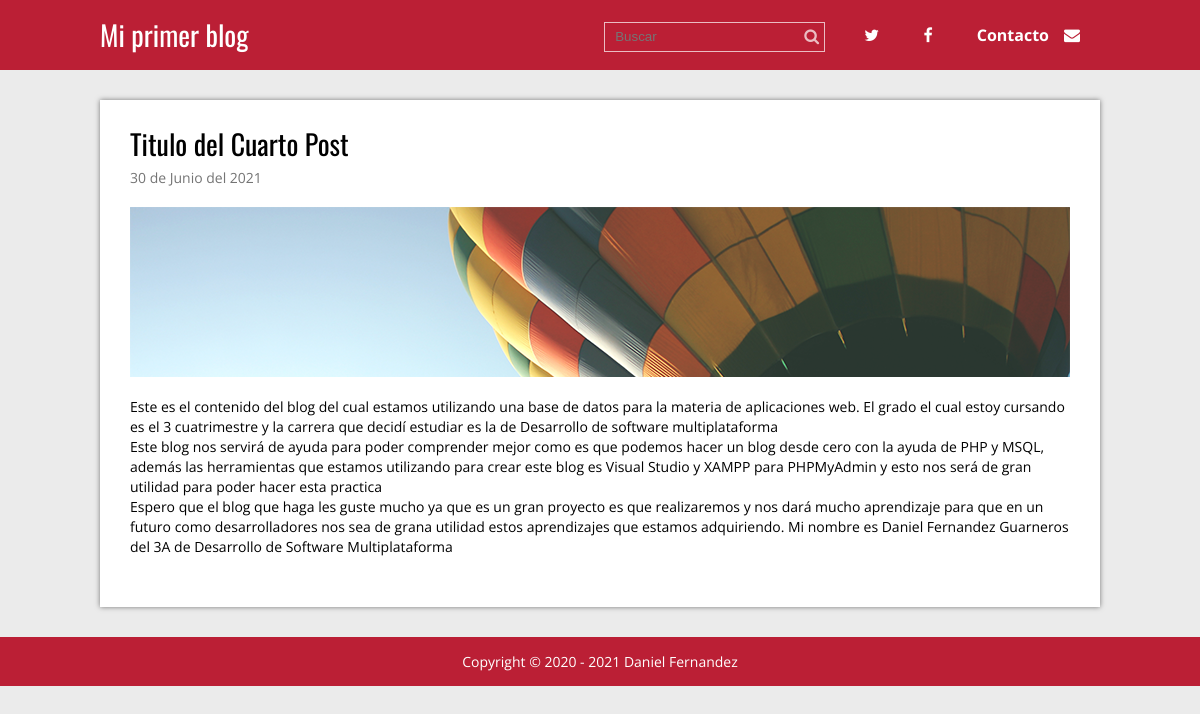
Page /single.php?id=4 on the committed database.
### tables this page shows
CREATE TABLE `articulos` (
  `id` int(11) NOT NULL,
  `titulo` varchar(200) NOT NULL,
  `extracto` varchar(200) NOT NULL,
  `fecha` timestamp NOT NULL DEFAULT current_timestamp(),
  `texto` text NOT NULL,
  `thumb` varchar(50) NOT NULL
);

### single.php (called while the page is built, shortened)
<?php
require 'admin/config.php';
require 'functions.php';
$conexion = conexion($bd_config);
$id_articulo = id_articulo($_GET['id']);
$post = obtener_post_por_id($conexion, $id_articulo);
$post = $post[0];
require 'views/single.view.php';
?>

### functions.php (called while the page is built, shortened)
<?php
function limpiarDatos($datos){
    $datos = trim($datos);
    $datos = stripslashes($datos);
    $datos = htmlspecialchars($datos);
    return $datos;
}
function id_articulo($id){
    return (int)limpiarDatos($id);
}
function obtener_post_por_id($conexion, $id){
    $resultado = $conexion->query("SELECT * FROM articulos WHERE id = $id LIMIT 1");
    $resultado = $resultado->fetchAll();
    return ($resultado) ? $resultado : false;
}
function fecha($fecha){
    $timestamp = strtotime($fecha);
    $meses = ['Enero', 'Febrero', 'Marzo', 'Abril', 'Mayo', 'Junio', 'Julio', 'Agosto', 'Septiembre', 'Octubre', 'Noviembre', 'Diciembre'];
    $dia = date('d', $timestamp);
    $mes = date('m', $timestamp) -1;
    $year = date('Y', $timestamp);
    $fecha = "$dia de " . $meses[$mes] . " del $year";
    return $fecha;
}
?>

### views/single.view.php (the view)
<?php require 'header.php' ?>
<div class="contenedor">
    <div class="post">
        <article>
            <h2 class="titulo"><?php echo $post['titulo']; ?></h2>
            <p class="fecha"><?php echo fecha($post['fecha']); ?></p>
            <div class="thumb">
                <img src="<?php echo RUTA; ?>/imagenes/<?php echo $post['thumb']; ?>"
                alt="<?php echo $post['titulo']; ?>">
            </div>
            <p class="extracto"><?php echo nl2br($post['texto']); ?></p>
        </article>
    </div>
</div>
<?php require 'footer.php'; ?>

### css/estilos.css (style rules this page uses)
* { margin: 0; padding: 0; -webkit-box-sizing: border-box; -moz-box-sizing: border-box; box-sizing: border-box; }
body { font-size: 16px; font-family: 'Open Sans', sans-serif; background: #ebebeb; }
h1, h2, h3, h4, h5, h6 { font-family: "Oswald", Arial, Sans-serif; font-weight: normal; }
.contenedor { max-width: 1000px; width: 90%; margin: auto; }
.post { width: 100%; background: #fff; box-shadow: 0px 0px 5px rgba(0,0,0, .5); margin-bottom: 30px; padding: 30px; }
.post article .titulo { font-family: "Oswald", Arial, Sans-serif; font-size: 28px; font-weight: normal; line-height: 28px; margin-bottom: 10px; }
.post article .fecha { color:#747474; font-size: 14px; margin-bottom: 20px; }
.post article .thumb { margin-bottom: 20px; }
.post article .thumb img { vertical-align: top; width: 100%; }
.post article .extracto { font-size: 14px; line-height: 20px; margin-bottom: 20px; }

### rows in the picture
articulos: titulo "Titulo del Cuarto Post", fecha "30 de Junio del 2021", thumb (picture), texto "Este es el contenido del blog del cual estamos utilizando una base de datos para la materia de aplicaciones web. El grado el cual estoy cursando es el 3 cuatrimestre y la carrera que decidí estudiar es la de Desarrollo de software multiplataforma Este blog nos servirá de ayuda para poder comprender mejor como es que podemos hacer un blog desde cero con la ayuda de PHP y MSQL, además las herramientas que estamos utilizando para crear este blog es Visual Studio y XAMPP para PHPMyAdmin y esto nos será de gran utilidad para poder hacer esta practica Espero que el blog que haga les guste mucho ya que es un gran proyecto es que realizaremos y nos dará mucho aprendizaje para que en un futuro como…"
